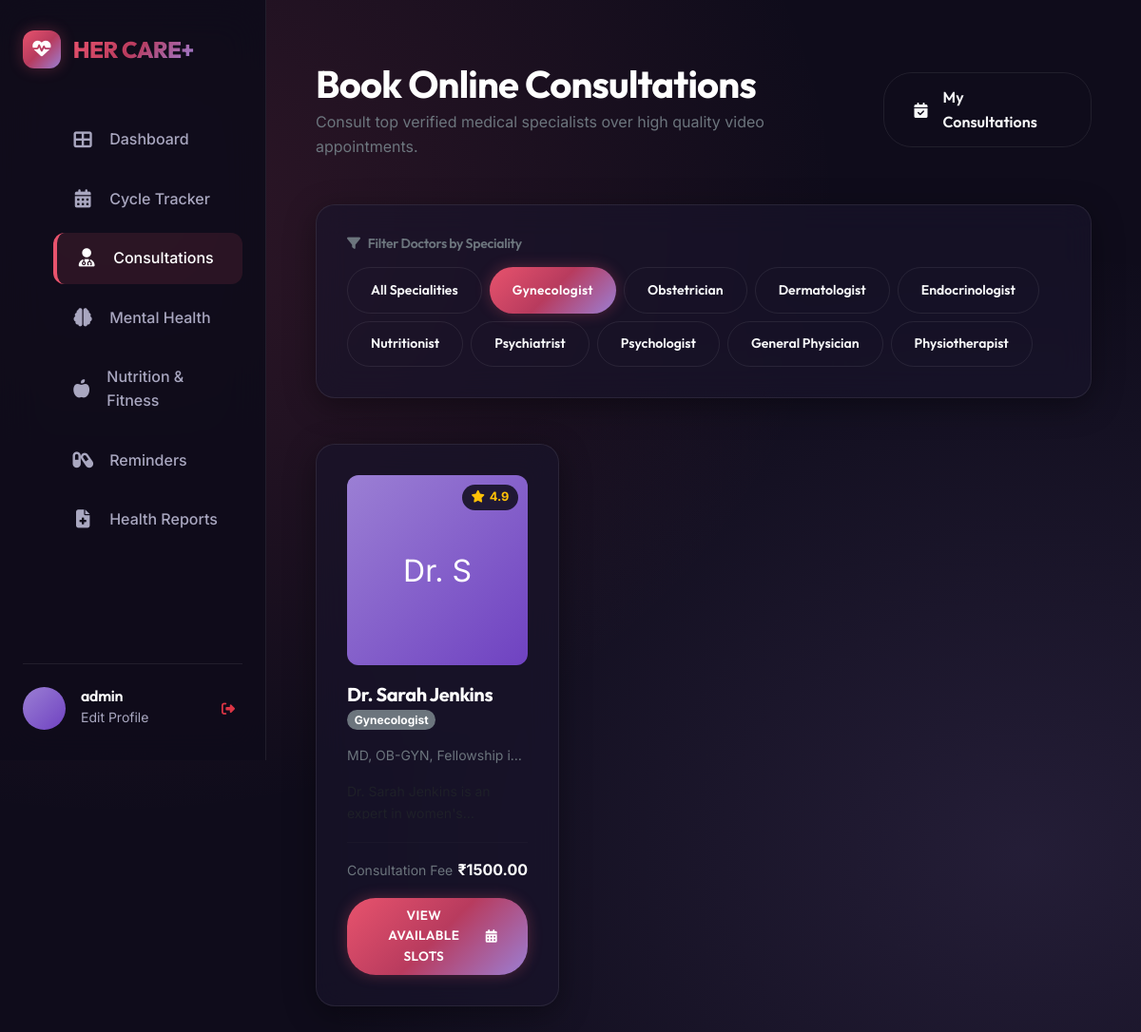
/appointments/?specialization=gynecologist (signed in), run on the app's committed database.
### appointments/models.py (models this page shows, shortened)
class Doctor(models.Model):
    SPECIALIZATION_CHOICES = [
        ('gynecologist', 'Gynecologist'),
        ('obstetrician', 'Obstetrician'),
        ('dermatologist', 'Dermatologist'),
        ('endocrinologist', 'Endocrinologist'),
        ('nutritionist', 'Nutritionist'),
        ('psychiatrist', 'Psychiatrist'),
        ('psychologist', 'Psychologist'),
        ('general', 'General Physician'),
        ('physiotherapist', 'Physiotherapist'),
    ]
    name = models.CharField(max_length=100)
    specialization = models.CharField(max_length=20, choices=SPECIALIZATION_CHOICES)
    qualification = models.CharField(max_length=200)
    experience_years = models.IntegerField(default=0)
    rating = models.DecimalField(max_digits=2, decimal_places=1, default=4.0)
    consultation_fee = models.DecimalField(max_digits=8, decimal_places=2)
    bio = models.TextField(blank=True)
    profile_image = models.ImageField(upload_to='doctors/', blank=True, null=True)
    available_days = models.CharField(max_length=100, default='Mon,Tue,Wed,Thu,Fri',
                                       help_text='Comma-separated days')
    is_active = models.BooleanField(default=True)
    class Meta:
        ordering = ['-rating', 'name']

### appointments/views.py (the view)
# urls.py: path('', views.doctor_list, name='doctor_list'),
@login_required
def doctor_list(request):
    specialization = request.GET.get('specialization', '')
    doctors = Doctor.objects.filter(is_active=True)
    if specialization:
        doctors = doctors.filter(specialization=specialization)
    specializations = Doctor.SPECIALIZATION_CHOICES
    context = {
        'doctors': doctors,
        'specializations': specializations,
        'selected_spec': specialization,
    }
    return render(request, 'appointments/doctors.html', context)

### appointments/templates/appointments/doctors.html (shortened to what this page needs)
{% extends 'base.html' %}
{% load static %}
{% block content %}
<div class="container py-4">
    <div class="d-flex flex-column flex-md-row align-items-md-center justify-content-between mb-5 gap-3">
        <div>
            <h1 class="fw-bold mb-1">Book Online Consultations</h1>
            <p class="text-secondary mb-0">Consult top verified medical specialists over high quality video appointments.</p>
        </div>
        <a href="{% url 'my_appointments' %}" class="btn-secondary-premium btn-sm"><i class="fas fa-calendar-check me-2"></i> My Consultations</a>
    </div>
    <div class="glass-card mb-5">
        <h6 class="text-secondary small mb-3"><i class="fas fa-filter me-2"></i>Filter Doctors by Speciality</h6>
        <div class="d-flex flex-wrap gap-2">
            <a href="{% url 'doctor_list' %}" class="btn {% if not selected_spec %}btn-premium{% else %}btn-secondary-premium{% endif %} btn-sm rounded-pill px-4">All Specialities</a>
            {% for code, label in specializations %}
                <a href="{% url 'doctor_list' %}?specialization={{ code }}"
                   class="btn {% if selected_spec == code %}btn-premium{% else %}btn-secondary-premium{% endif %} btn-sm rounded-pill px-4 text-capitalize">
                    {{ label }}
                </a>
            {% endfor %}
        </div>
    </div>
    <div class="row g-4">
        {% for doctor in doctors %}
            <div class="col-md-6 col-lg-4">
                <div class="glass-card doctor-card">
                    <div class="doctor-img-container">
                        {% if doctor.profile_image %}
                            <img src="{{ doctor.profile_image.url }}" class="doctor-img" alt="Dr. {{ doctor.name }}">
                        {% else %}
                            <div class="d-flex align-items-center justify-content-center h-100 text-white font-weight-bold" style="font-size: 2rem; background: var(--accent-grad);">
                                Dr. {{ doctor.name|slice:":1" }}
                            </div>
                        {% endif %}
                        <div class="doctor-rating">
                            <i class="fas fa-star"></i> {{ doctor.rating }}
                        </div>
                    </div>
                    <h5 class="fw-bold mb-1">Dr. {{ doctor.name }}</h5>
                    <span class="badge bg-secondary text-capitalize rounded-pill align-self-start mb-3" style="background: rgba(255,255,255,0.08);">
                        {{ doctor.get_specialization_display }}
                    </span>
                    <p class="small text-secondary mb-3 text-truncate">{{ doctor.qualification }} &bull; {{ doctor.experience_years }} Yrs Exp</p>
                    <p class="small text-muted mb-4" style="display: -webkit-box; -webkit-line-clamp: 2; -webkit-box-orient: vertical; overflow: hidden; height: 40px;">
                    </p>
                    <hr class="mt-auto mb-3" style="border-color: var(--border-glass);">
                    <div class="d-flex justify-content-between align-items-center mb-3">
                        <span class="small text-secondary">Consultation Fee</span>
                        <strong class="text-white">₹{{ doctor.consultation_fee }}</strong>
                    </div>
                    <a href="{% url 'doctor_detail' doctor.pk %}" class="btn-premium w-100 py-2 btn-sm text-center">
                        View Available Slots <i class="fas fa-calendar-alt ms-2"></i>
                    </a>
                </div>
            </div>
        {% empty %}
            <div class="col-12 text-center py-5">
                <p class="text-secondary">No active doctors found matching this specialization.</p>
            </div>
        {% endfor %}
    </div>
</div>
{% endblock %}

### templates/base.html (shortened to what this page needs)
{% load static %}
<!DOCTYPE html>
<html lang="en">
<head>
    <link href="https://cdn.jsdelivr.net/npm/bootstrap@5.3.2/dist/css/bootstrap.min.css" rel="stylesheet">
    <link href="https://cdnjs.cloudflare.com/ajax/libs/font-awesome/6.4.2/css/all.min.css" rel="stylesheet">
    <link href="{% static 'css/style.css' %}" rel="stylesheet">
</head>
<body>
    {% if user.is_authenticated %}
    <div class="app-container">
        <aside class="sidebar">
            <a href="{% url 'dashboard' %}" class="sidebar-logo">
                <span class="btn-premium p-2 d-inline-flex align-items-center justify-content-center" style="width: 40px; height: 40px; border-radius: 12px;">
                    <i class="fas fa-heartbeat" style="font-size: 1.2rem;"></i>
                </span>
                <h2 class="m-0 text-gradient">HER CARE+</h2>
            </a>
            <ul class="nav-menu">
                <li class="nav-item {% if request.resolver_match.app_name == 'dashboard' or request.resolver_match.url_name == 'dashboard' %}active{% endif %}">
                    <a href="{% url 'dashboard' %}">
                        <i class="fas fa-th-large"></i>
                        <span>Dashboard</span>
                    </a>
                </li>
                <li class="nav-item {% if 'cycle-tracker' in request.path %}active{% endif %}">
                    <a href="{% url 'tracker_home' %}">
                        <i class="fas fa-calendar-alt"></i>
                        <span>Cycle Tracker</span>
                    </a>
                </li>
                <li class="nav-item {% if 'appointments' in request.path %}active{% endif %}">
                    <a href="{% url 'doctor_list' %}">
                        <i class="fas fa-user-md"></i>
                        <span>Consultations</span>
                    </a>
                </li>
                <li class="nav-item {% if 'mental-health' in request.path %}active{% endif %}">
                    <a href="{% url 'mental_health_home' %}">
                        <i class="fas fa-brain"></i>
                        <span>Mental Health</span>
                    </a>
                </li>
                <li class="nav-item {% if 'nutrition' in request.path %}active{% endif %}">
                    <a href="{% url 'nutrition_home' %}">
                        <i class="fas fa-apple-alt"></i>
                        <span>Nutrition & Fitness</span>
                    </a>
                </li>
                <li class="nav-item {% if 'reminders' in request.path %}active{% endif %}">
                    <a href="{% url 'reminders_home' %}">
                        <i class="fas fa-capsules"></i>
                        <span>Reminders</span>
                    </a>
                </li>
                <li class="nav-item {% if 'health-reports' in request.path %}active{% endif %}">
                    <a href="{% url 'reports_home' %}">
                        <i class="fas fa-file-medical"></i>
                        <span>Health Reports</span>
                    </a>
                </li>
            </ul>
            <div class="sidebar-user">
                {% if user.profile.profile_picture %}
                    <img src="{{ user.profile.profile_picture.url }}" class="user-avatar" alt="Avatar">
                {% else %}
                    <div class="user-avatar">{{ user.first_name|slice:":1" }}{% if user.last_name %}{{ user.last_name|slice:":1" }}{% endif %}</div>
                {% endif %}
                <div class="user-details overflow-hidden">
                    <h6 class="m-0 text-truncate">{{ user.get_full_name|default:user.username }}</h6>
                    <a href="{% url 'profile' %}" class="small text-decoration-none" style="color: var(--text-secondary);">Edit Profile</a>
                </div>
                <a href="{% url 'logout' %}" class="ms-auto btn btn-sm btn-outline-danger border-0" title="Logout">
                    <i class="fas fa-sign-out-alt"></i>
                </a>
            </div>
        </aside>
        <main class="main-content">
            {% block content %}{% endblock %}
        </main>
    </div>
    {% endif %}
</body>
</html>

### static/css/style.css (style rules this page uses)
:root { --bg-dark: #0f0c1b; --bg-card: rgba(26, 21, 44, 0.65); --bg-card-hover: rgba(38, 31, 64, 0.85); --border-glass: rgba(255, 255, 255, 0.08); --border-glass-focus: rgba(232, 83, 109, 0.4); --primary-grad: linear-gradient(135deg, #e8536d 0%, #b83b5e 50%, #9b7fd4 100%); --accent-grad: linear-gradient(135deg, #9b7fd4 0%, #6f42c1 100%); --teal-grad: linear-gradient(135deg, #2ec4b6 0%, #0f9f90 100%); --text-primary: #f8f9fa; --text-secondary: #a9a7c0; --text-muted: #6c6985; --primary-color: #e8536d; --accent-color: #9b7fd4; --teal-color: #2ec4b6; --shadow-main: 0 8px 32px 0 rgba(0, 0, 0, 0.37); --shadow-glow: 0 0 15px rgba(232, 83, 109, 0.3); --font-heading: 'Outfit', sans-serif; --font-body: 'Inter', sans-serif; }
* { margin: 0; padding: 0; box-sizing: border-box; }
body { background-color: var(--bg-dark); background-image: radial-gradient(at 10% 20%, rgba(232, 83, 109, 0.15) 0px, transparent 50%), radial-gradient(at 90% 80%, rgba(155, 127, 212, 0.15) 0px, transparent 50%); background-attachment: fixed; color: var(--text-primary); font-family: var(--font-body); min-height: 100vh; overflow-x: hidden; line-height: 1.6; }
h1, h2, h3, h4, h5, h6 { font-family: var(--font-heading); font-weight: 600; letter-spacing: -0.02em; color: #ffffff; }
.glass-card { background: var(--bg-card); backdrop-filter: blur(16px); -webkit-backdrop-filter: blur(16px); border: 1px solid var(--border-glass); border-radius: 20px; padding: 2rem; box-shadow: var(--shadow-main); transition: all 0.4s cubic-bezier(0.165, 0.84, 0.44, 1); }
.text-gradient { background: var(--primary-grad); -webkit-background-clip: text; -webkit-text-fill-color: transparent; display: inline-block; }
.btn-premium { background: var(--primary-grad); color: #ffffff; border: none; border-radius: 30px; padding: 0.8rem 2rem; font-family: var(--font-heading); font-weight: 600; letter-spacing: 0.03em; text-transform: uppercase; font-size: 0.85rem; cursor: pointer; box-shadow: var(--shadow-glow); transition: all 0.3s ease; text-decoration: none; display: inline-flex; align-items: center; justify-content: center; gap: 0.5rem; }
.btn-secondary-premium { background: transparent; color: var(--text-primary); border: 1.5px solid var(--border-glass); border-radius: 30px; padding: 0.8rem 2rem; font-family: var(--font-heading); font-weight: 600; cursor: pointer; transition: all 0.3s ease; text-decoration: none; display: inline-flex; align-items: center; justify-content: center; gap: 0.5rem; }
.app-container { display: flex; min-height: 100vh; }
.sidebar { width: 280px; background: rgba(15, 12, 27, 0.95); border-right: 1px solid var(--border-glass); padding: 2rem 1.5rem; display: flex; flex-direction: column; position: fixed; height: 100vh; z-index: 100; backdrop-filter: blur(20px); }
.sidebar-logo { display: flex; align-items: center; gap: 0.8rem; margin-bottom: 3rem; text-decoration: none; }
.sidebar-logo h2 { font-family: var(--font-heading); font-weight: 800; font-size: 1.5rem; }
.nav-menu { list-style: none; display: flex; flex-direction: column; gap: 0.5rem; flex-grow: 1; }
.nav-item a { display: flex; align-items: center; gap: 1rem; padding: 0.9rem 1.2rem; color: var(--text-secondary); text-decoration: none; border-radius: 12px; font-weight: 500; transition: all 0.3s ease; }
.nav-item a:hover, .nav-item.active a { color: #ffffff; background: rgba(232, 83, 109, 0.12); border-left: 4px solid var(--primary-color); }
.nav-item i { font-size: 1.2rem; width: 24px; text-align: center; }
.sidebar-user { border-top: 1px solid var(--border-glass); padding-top: 1.5rem; display: flex; align-items: center; gap: 1rem; }
.user-avatar { width: 45px; height: 45px; border-radius: 50%; background: var(--accent-grad); display: flex; align-items: center; justify-content: center; font-weight: bold; color: white; object-fit: cover; }
.main-content { margin-left: 280px; flex-grow: 1; padding: 2.5rem; min-height: 100vh; }
.doctor-card { display: flex; flex-direction: column; height: 100%; }
.doctor-img-container { width: 100%; height: 200px; border-radius: 12px; overflow: hidden; margin-bottom: 1.2rem; background: var(--accent-grad); position: relative; }
.doctor-rating { position: absolute; top: 10px; right: 10px; background: rgba(15, 12, 27, 0.85); backdrop-filter: blur(5px); border-radius: 20px; padding: 0.2rem 0.6rem; font-size: 0.8rem; font-weight: bold; display: flex; align-items: center; gap: 0.3rem; color: #ffc107; }

### data on the page
Doctor: name "S", rating "4.9", name "Sarah Jenkins", specialization "Gynecologist", qualification "MD, OB-GYN, Fellowship i…", consultation_fee "1500.00"

### other printed values
{{ user.get_full_name|default:user.username }} "admin"
{{ label }} "Gynecologist" "Obstetrician" "Dermatologist" "Endocrinologist" "Nutritionist" "Psychiatrist" "Psychologist" "General Physician" "Physiotherapist"
